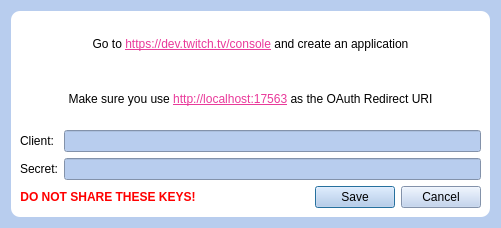
<?xml version="1.0" encoding="UTF-8"?>
<ui version="4.0">
 <class>Dialog</class>
 <widget class="QDialog" name="Dialog">
  <property name="geometry">
   <rect>
    <x>0</x>
    <y>0</y>
    <width>501</width>
    <height>228</height>
   </rect>
  </property>
  <property name="windowTitle">
   <string>Dialog</string>
  </property>
  <property name="styleSheet">
   <string notr="true">QWidget{
	background: #b8cdee;
	color: black;
}
* QToolTip {
	background-color: pink;
}
*{
	color: black;
}

QGroupBox {
border-color: #FF17365D;
font-size: 14px;
border-radius: 15px;
}

QGroupBox::title {
border-top-left-radius: 9px;
border-top-right-radius: 9px;
padding: 2px 20px;
background-color: #FF17365D;
color: rgb(255, 255, 255);
}

QFrame{
	border-top-right-radius: 9px;
	border-bottom-right-radius: 9px;
	border-bottom-left-radius: 9px;
	border-top-left-radius: 9px;
	background-color: rgb(255, 255, 255);
}

#creditsFrame{
	background-color: rgba(255, 255, 255, 0);
}</string>
  </property>
  <layout class="QVBoxLayout" name="verticalLayout">
   <item>
    <widget class="QFrame" name="frame_3">
     <property name="frameShape">
      <enum>QFrame::StyledPanel</enum>
     </property>
     <property name="frameShadow">
      <enum>QFrame::Raised</enum>
     </property>
     <layout class="QVBoxLayout" name="verticalLayout_2">
      <item>
       <widget class="QLabel" name="label_2">
        <property name="toolTip">
         <string>Support her!</string>
        </property>
        <property name="styleSheet">
         <string notr="true"/>
        </property>
        <property name="text">
         <string>&lt;html&gt;&lt;head/&gt;&lt;body&gt;&lt;p&gt;Go to &lt;a href=&quot;https://dev.twitch.tv/console&quot;&gt;&lt;span style=&quot; text-decoration: underline; color:#e93a9a;&quot;&gt;https://dev.twitch.tv/console&lt;/span&gt;&lt;/a&gt; and create an application&lt;/p&gt;&lt;/body&gt;&lt;/html&gt;</string>
        </property>
        <property name="alignment">
         <set>Qt::AlignCenter</set>
        </property>
        <property name="openExternalLinks">
         <bool>true</bool>
        </property>
       </widget>
      </item>
      <item>
       <widget class="QLabel" name="label_4">
        <property name="toolTip">
         <string>Support her!</string>
        </property>
        <property name="styleSheet">
         <string notr="true"/>
        </property>
        <property name="text">
         <string>&lt;html&gt;&lt;head/&gt;&lt;body&gt;&lt;p&gt;Make sure you use &lt;a href=&quot;http://localhost:17563&quot;&gt;&lt;span style=&quot; text-decoration: underline; color:#e93a9a;&quot;&gt;http://localhost:17563&lt;/span&gt;&lt;/a&gt; as the OAuth Redirect URI&lt;/p&gt;&lt;/body&gt;&lt;/html&gt;</string>
        </property>
        <property name="alignment">
         <set>Qt::AlignCenter</set>
        </property>
        <property name="openExternalLinks">
         <bool>true</bool>
        </property>
       </widget>
      </item>
      <item>
       <layout class="QFormLayout" name="formLayout">
        <property name="topMargin">
         <number>0</number>
        </property>
        <item row="0" column="0">
         <widget class="QLabel" name="label">
          <property name="text">
           <string>Client:</string>
          </property>
         </widget>
        </item>
        <item row="1" column="0">
         <widget class="QLabel" name="label_3">
          <property name="text">
           <string>Secret:</string>
          </property>
         </widget>
        </item>
        <item row="0" column="1">
         <widget class="QLineEdit" name="lineEdit">
          <property name="echoMode">
           <enum>QLineEdit::Password</enum>
          </property>
         </widget>
        </item>
        <item row="1" column="1">
         <widget class="QLineEdit" name="lineEdit_2">
          <property name="echoMode">
           <enum>QLineEdit::Password</enum>
          </property>
         </widget>
        </item>
       </layout>
      </item>
      <item>
       <layout class="QHBoxLayout" name="horizontalLayout">
        <property name="topMargin">
         <number>0</number>
        </property>
        <item>
         <widget class="QLabel" name="label_5">
          <property name="toolTip">
           <string>Support her!</string>
          </property>
          <property name="styleSheet">
           <string notr="true"/>
          </property>
          <property name="text">
           <string>&lt;html&gt;&lt;head/&gt;&lt;body&gt;&lt;p align=&quot;center&quot;&gt;&lt;span style=&quot; font-weight:600; color:#ff0000;&quot;&gt;DO NOT SHARE THESE KEYS!&lt;/span&gt;&lt;/p&gt;&lt;/body&gt;&lt;/html&gt;</string>
          </property>
          <property name="alignment">
           <set>Qt::AlignCenter</set>
          </property>
          <property name="openExternalLinks">
           <bool>true</bool>
          </property>
         </widget>
        </item>
        <item>
         <widget class="QDialogButtonBox" name="buttonBox">
          <property name="orientation">
           <enum>Qt::Horizontal</enum>
          </property>
          <property name="standardButtons">
           <set>QDialogButtonBox::Cancel|QDialogButtonBox::Save</set>
          </property>
          <property name="centerButtons">
           <bool>false</bool>
          </property>
         </widget>
        </item>
       </layout>
      </item>
     </layout>
    </widget>
   </item>
  </layout>
 </widget>
 <resources/>
 <connections>
  <connection>
   <sender>buttonBox</sender>
   <signal>accepted()</signal>
   <receiver>Dialog</receiver>
   <slot>accept()</slot>
   <hints>
    <hint type="sourcelabel">
     <x>248</x>
     <y>254</y>
    </hint>
    <hint type="destinationlabel">
     <x>157</x>
     <y>274</y>
    </hint>
   </hints>
  </connection>
  <connection>
   <sender>buttonBox</sender>
   <signal>rejected()</signal>
   <receiver>Dialog</receiver>
   <slot>reject()</slot>
   <hints>
    <hint type="sourcelabel">
     <x>316</x>
     <y>260</y>
    </hint>
    <hint type="destinationlabel">
     <x>286</x>
     <y>274</y>
    </hint>
   </hints>
  </connection>
 </connections>
</ui>
